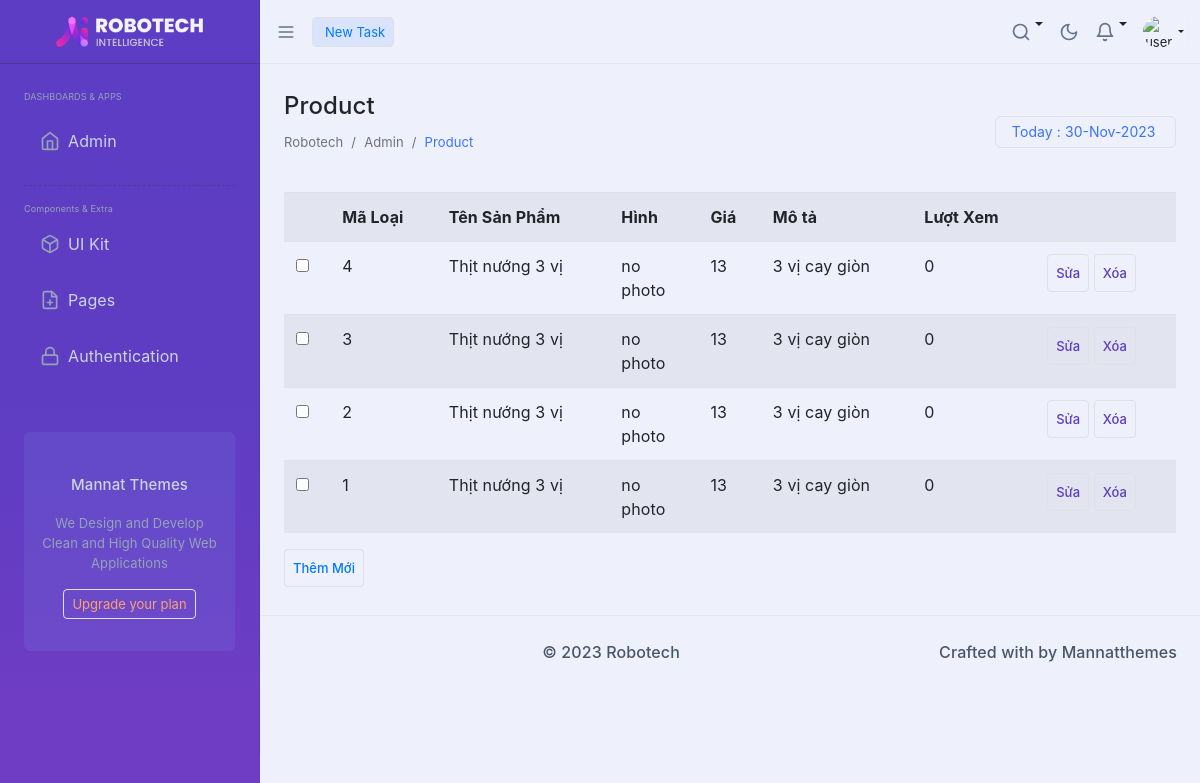
Page /admin/index.php?act=lissp on the earlier database version.
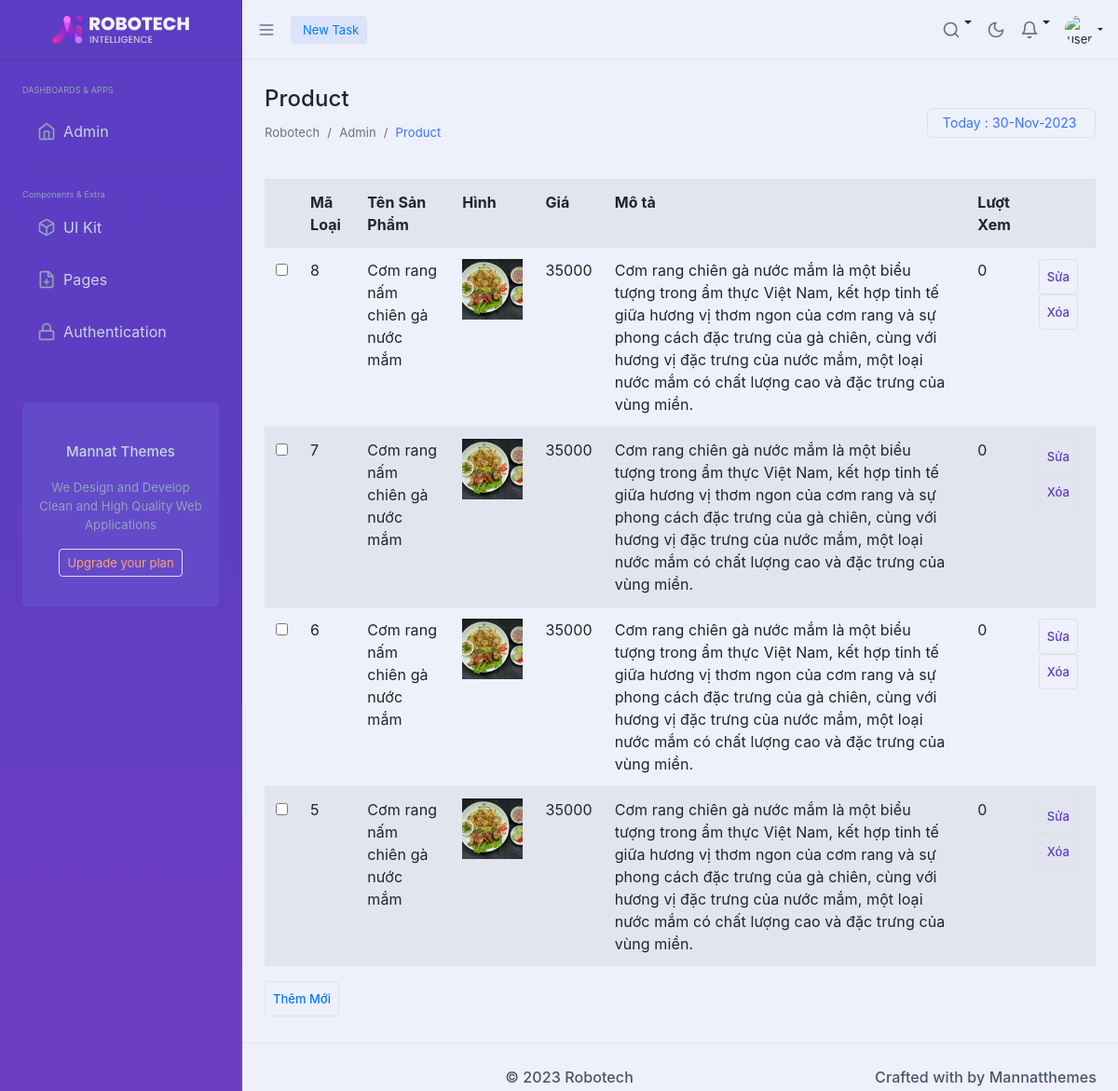
Same page on the later database version.
### tables this page shows
CREATE TABLE `sanpham` (
  `id` int(11) NOT NULL,
  `name` varchar(255) NOT NULL,
  `price` double(10,2) NOT NULL,
  `img` varchar(255) NOT NULL,
  `mota` text NOT NULL,
  `luotxem` int(11) NOT NULL DEFAULT 0,
  `iddm` int(11) NOT NULL
);

### model/pdo.php (called while the page is built, shortened)
<?php
function pdo_get_connection(){
    $dburl = "mysql:host=localhost;dbname=pro1014-da1-dtcshop;charset=utf8";
    $username = 'root';
    $password = '';
    $conn = new PDO($dburl, $username, $password);
    $conn->setAttribute(PDO::ATTR_ERRMODE, PDO::ERRMODE_EXCEPTION);
    return $conn;
}
function pdo_query($sql){
    $sql_args = array_slice(func_get_args(), 1);
    try{
        $conn = pdo_get_connection();
        $stmt = $conn->prepare($sql);
        $stmt->execute($sql_args);
        $rows = $stmt->fetchAll();
        return $rows;
    }
    catch(PDOException $e){
        throw $e;
    }
    finally{
        unset($conn);
    }
}

### model/Sanpham.php (called while the page is built, shortened)
<?php
function loadall_sanpham($kyw="",$iddm=0){
    $sql ="select * from sanpham where 1";
    $sql.=" order by id desc";
    $listsanpham = pdo_query($sql);
    return $listsanpham;
}
?>

### admin/Sanpham/list.php (the view, shortened to what the changed rows need)
<div class="ltr:flex flex-1 rtl:flex-row-reverse">
            <div class="page-wrapper relative ltr:ms-auto rtl:me-auto rtl:ms-0 w-[calc(100%-260px)] px-4 pt-[64px] duration-300">
                <div class="xl:w-full">
                    <div class="flex flex-wrap">
                        <div class="flex items-center py-4 w-full">
                            <div class="w-full">
                                <div class="">
                                    <div class="flex flex-wrap justify-between">
                                        <div class="items-center ">
                                            <h1 class="font-medium text-3xl block dark:text-slate-100">Product</h1>
                                        </div>
                                    </div>
                                </div>
                            </div>
                        </div>
                    </div>
                </div>
                <div class="xl:w-full  min-h-[calc(100vh-138px)] relative pb-14">
                    <form action="index.php?act=addsp" method="post" >
                        <div class="col-span-12 sm:col-span-12 md:col-span-12 lg:col-span-6 xl:col-span-6">
                            <div class="w-full relative mb-4">
                                <div class="flex-auto p-0 md:p-4">
                                    <table class="table table-striped">
                                        <tr>
                                        <th scope="col"></th>
                                        <th scope="col">Mã Loại</th>
                                        <th scope="col">Tên Sản Phẩm</th>
                                        <th scope="col">Hình</th>
                                        <th scope="col">Giá</th>
                                        <th scope="col">Mô tả</th>
                                        <th scope="col">Lượt Xem</th>
                                        <th scope="col"></th>
                                    </tr>
                                    <?php
                                        foreach ($listsanpham as $sanpham) {
                                            extract($sanpham);
                                            $suasp="index.php?act=suasp&id=".$id;
                                            $xoasp="index.php?act=xoasp&id=".$id;
                                            $hinhpath="../upload/".$img;
                                            if(is_file($hinhpath)){
                                                $hinh = "<img src='".$hinhpath."' height='80'";
                                            }else{
                                                $hinh="no photo";
                                            }
                                            echo '<tr>
                                            <td><input type="checkbox" name="" id=""></td>
                                            <td>'.$id.'</td>
                                            <td>'.$name.'</td>
                                            <td style="width: 10%;">'.$hinh.'</td>
                                            <td>'.$price.'</td>
                                            <td>'.$mota.'</td>
                                            <td>'.$luotxem.'</td>
                                            <td><a href="'.$suasp.'"><input type="button" value="Sửa" class="px-2 py-2 lg:px-4 bg-transparent  text-brand text-sm  rounded transition hover:bg-brand-500 hover:text-white border border-brand font-medium"></a> <a href="'.$xoasp.'"> <input type="button" value="Xóa" class="px-2 py-2 lg:px-4 bg-transparent  text-brand text-sm  rounded transition hover:bg-brand-500 hover:text-white border border-brand font-medium"></a></td>
                                        </tr>';
                                        }
                                    ?>
                                    </table>
                                </div>
                            </div>
                        </form>
                        </div>
</div>

Differences in the rows shown:
removed sanpham: id "4", name "Thịt nướng 3 vị", img "no photo", price "13", mota "3 vị cay giòn", luotxem "0"
removed sanpham: id "3", name "Thịt nướng 3 vị", img "no photo", price "13", mota "3 vị cay giòn", luotxem "0"
removed sanpham: id "2", name "Thịt nướng 3 vị", img "no photo", price "13", mota "3 vị cay giòn", luotxem "0"
removed sanpham: id "1", name "Thịt nướng 3 vị", img "no photo", price "13", mota "3 vị cay giòn", luotxem "0"
added sanpham: id "8", name "Cơm rang nấm chiên gà nước mắm", img (picture), price "35000", mota "Cơm rang chiên gà nước mắm là một biểu tượng trong ẩm thực Việt Nam, kết hợp tinh tế giữa hương vị thơm ngon của cơm rang và sự phong cách đặc trưng của gà chiên, cùng với hương vị đặc trưng của nước mắm, một loại nước mắm có chất lượng cao và đặc trưng của vùng miền.", luotxem "0"
added sanpham: id "7", name "Cơm rang nấm chiên gà nước mắm", img (picture), price "35000", mota "Cơm rang chiên gà nước mắm là một biểu tượng trong ẩm thực Việt Nam, kết hợp tinh tế giữa hương vị thơm ngon của cơm rang và sự phong cách đặc trưng của gà chiên, cùng với hương vị đặc trưng của nước mắm, một loại nước mắm có chất lượng cao và đặc trưng của vùng miền.", luotxem "0"
added sanpham: id "6", name "Cơm rang nấm chiên gà nước mắm", img (picture), price "35000", mota "Cơm rang chiên gà nước mắm là một biểu tượng trong ẩm thực Việt Nam, kết hợp tinh tế giữa hương vị thơm ngon của cơm rang và sự phong cách đặc trưng của gà chiên, cùng với hương vị đặc trưng của nước mắm, một loại nước mắm có chất lượng cao và đặc trưng của vùng miền.", luotxem "0"
added sanpham: id "5", name "Cơm rang nấm chiên gà nước mắm", img (picture), price "35000", mota "Cơm rang chiên gà nước mắm là một biểu tượng trong ẩm thực Việt Nam, kết hợp tinh tế giữa hương vị thơm ngon của cơm rang và sự phong cách đặc trưng của gà chiên, cùng với hương vị đặc trưng của nước mắm, một loại nước mắm có chất lượng cao và đặc trưng của vùng miền.", luotxem "0"
